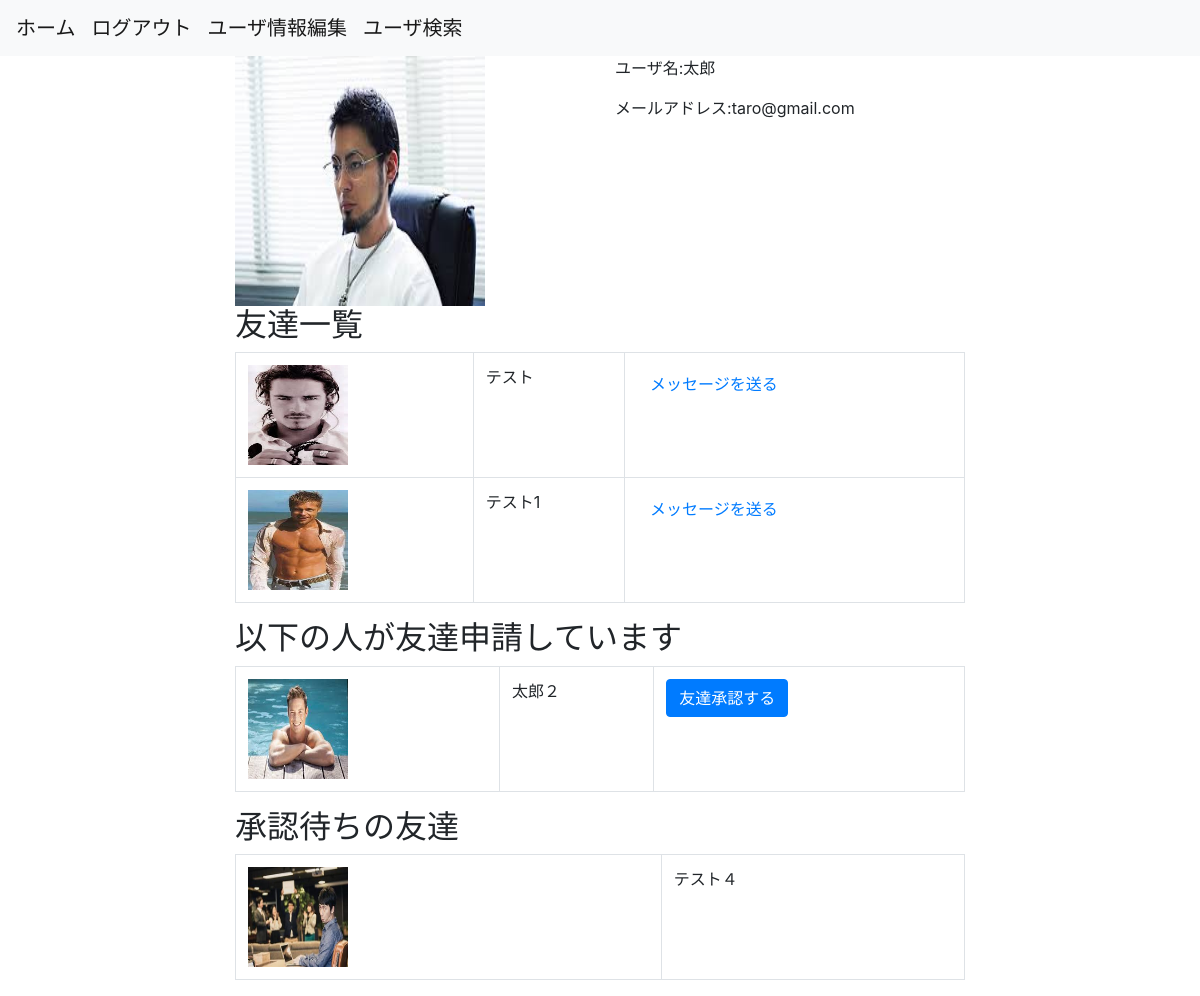
The page / (signed in) on the database its author committed.
### flaskr/models.py (models this page shows, shortened)
class User(UserMixin, db.Model):
    __tablename__ =  'users'
    id = db.Column(db.Integer, primary_key=True)
    username = db.Column(db.String(64), index=True)
    email = db.Column(db.String(64), unique=True, index=True)
    password = db.Column(
        db.String(128),
        default=generate_password_hash('snsflaskapp')
    )
    picture_path = db.Column(db.Text)
    is_active = db.Column(db.Boolean, unique=False, default=False)
    create_at =db.Column(db.DateTime, default=datetime.now)
    update_at = db.Column(db.DateTime, default=datetime.now)
    @classmethod
    def select_friends(cls):
        return cls.query.join(  #usersテーブルとuserconnectテーブルで結合する。
            UserConnect,
            or_(
                and_(
                    UserConnect.to_user_id == cls.id,
                    UserConnect.from_user_id == current_user.get_id(),
                    UserConnect.status == 2
                ),
                and_(
                    UserConnect.from_user_id == cls.id,
                    UserConnect.to_user_id == current_user.get_id(),
                    UserConnect.status == 2
                )
            )
        ).with_entities(
            cls.id, cls.username, cls.picture_path  #当該関数はclass User(UserMixin, db.Model):配下のものであり、
        ).all()
    @classmethod
    def select_requested_friends(cls):
        return cls.query.join(
            UserConnect,
            and_(
                UserConnect.from_user_id == cls.id,
                UserConnect.to_user_id == current_user.get_id(),
                UserConnect.status == 1
            )
        ).with_entities(
            cls.id, cls.username, cls.picture_path
        ).all()
    @classmethod
    def select_requesting_friends(cls):
        return cls.query.join(
            UserConnect,
            and_(
                UserConnect.from_user_id == current_user.get_id(),
                UserConnect.to_user_id == cls.id,
                UserConnect.status == 1
            )
        ).with_entities(
            cls.id, cls.username, cls.picture_path
        ).all()

### flaskr/views.py (the view)
@bp.route('/')      #/の場合appの中のhome.htmlを返す
def home():
    friends  = requested_friends = requesting_friends = None
    connect_form = ConnectForm()
    session['url'] = 'app.home'
    if current_user.is_authenticated:
        friends = User.select_friends()
        requested_friends = User.select_requested_friends()
        requesting_friends = User.select_requesting_friends()
    return render_template(
        'home.html',
        friends = friends,  #models.pyのselect_friends,select_requested_friends,select_requesting_friendsの
        requested_friends = requested_friends,
        requesting_friends = requesting_friends,
        connect_form=connect_form
    )    #render_templateはview.pyと同一階層にあるtemplatesディレクトリにあるhtmlファイルを読み取る

### flaskr/forms.py
class ConnectForm(FlaskForm):
    connect_condition = HiddenField()
    to_user_id = HiddenField()
    submit = SubmitField()

### flaskr/models.py (called while the page is built)
@login_manager.user_loader
def load_user(user_id):
    return User.query.get(user_id)

### flaskr/templates/home.html (shortened to what this page needs)
{% extends "base.html" %}
{% block content %}
    <div class="row">
        {% if current_user.is_authenticated  %}
        <div class="col-lg-2 offset-lg-2">
            {% if current_user.picture_path %}
                <img class="user-image-big" src="{{ url_for('static', filename=current_user.picture_path)}}">
            {% endif %}
        </div>
        <div class="col-lg-4 offset-lg-2">
            <p>ユーザ名:{{ current_user.username }}</p>
            <p>メールアドレス:{{ current_user.email }}</p>
        </div>
        <div class="col-lg-8 offset-lg-2">
            <h2>友達一覧</h2>
            <table class="table table-bordered">
                {% for friend in friends %}
                <tr>
                    {% if friend.picture_path %}
                    <td><img class="user-image-small" src="{{url_for('static', filename=friend.picture_path)}}"></td>
                    {% else %}
                    <td></td>
                    {% endif %}
                    <td>{{friend.username}}</td>
                    <td><a href="{{url_for('app.message', id=friend.id)}}" class="btn btn-link">メッセージを送る</a></td>
                </tr>
                {% endfor %}
            </table>
        </div>
        <div class="col-lg-8 offset-lg-2">
            <h2>以下の人が友達申請しています</h2>
            <table class="table table-bordered">
                {% for friend in requested_friends %}
                <tr>
                    {% if friend.picture_path %}
                    <td><img class="user-image-small" src="{{url_for('static', filename=friend.picture_path)}}"></td>
                    {% else %}
                    <td></td>
                    {% endif %}
                    <td>{{ friend.username }}</td>
                    <td>
                        <form method="POST" action="{{ url_for('app.connect_user') }}">
                            {{ connect_form.submit(class='btn btn-primary', value='友達承認する')}}
                        </form>
                    </td>
                </tr>
                     {% endfor %}
            </table>
        </div>
        <div class="col-lg-8 offset-lg-2">
            <h2>承認待ちの友達</h2>
            <table class="table table-bordered">
                {% for friend in requesting_friends %}
                <tr>
                    {% if friend.picture_path %}
                    <td><img class="user-image-small" src="{{url_for('static', filename=friend.picture_path)}}"></td>
                    {% else %}
                    <td></td>
                    {% endif %}
                    <td>{{ friend.username }}</td>
                </tr>
                {% endfor %}
            </table>
        </div>
        {% else %}
            <p>ログイン　or　登録してください</p>
        {% endif %}
    </div>
{% endblock %}

### flaskr/templates/base.html (shortened to what this page needs)
<!DOCTYPE html>
<html lang="ja">
<head>
    <link rel="stylesheet" href="https://cdn.jsdelivr.net/npm/bootstrap@4.5.3/dist/css/bootstrap.min.css">
    <link rel="stylesheet" href="{{ url_for('static', filename='css/style.css')}}">
</head>
<body>
    <nav class="navbar navbar-expand-lg navbar-light bg-light">
        <a class="navbar-brand" href="{{url_for('app.home')}}">
            ホーム
        </a>
        {% if current_user.is_authenticated %}
        <a class="navbar-brand" href="{{url_for('app.logout')}}">
            ログアウト
        </a>
        <a class="navbar-brand" href="{{url_for('app.user')}}">
            ユーザ情報編集
        </a>
        <a class="navbar-brand" href="{{ url_for('app.user_search') }}">
            ユーザ検索
        </a>
        {% endif %}
    </nav>
    <div class="container">
        {% block content %}
        {% endblock %}
    </div>
</body>
</html>

### flaskr/static/css/style.css (style rules this page uses)
.user-image-big { width: 250px; height: 250px; }
.user-image-small { width: 100px; height: 100px; }

### rows shown on the page
User: picture_path (picture), username "太郎", email "taro@gmail.com"
User: picture_path (picture), username "テスト"
User: picture_path (picture), username "テスト1"
User: picture_path (picture), username "太郎２"
User: picture_path (picture), username "テスト４"
